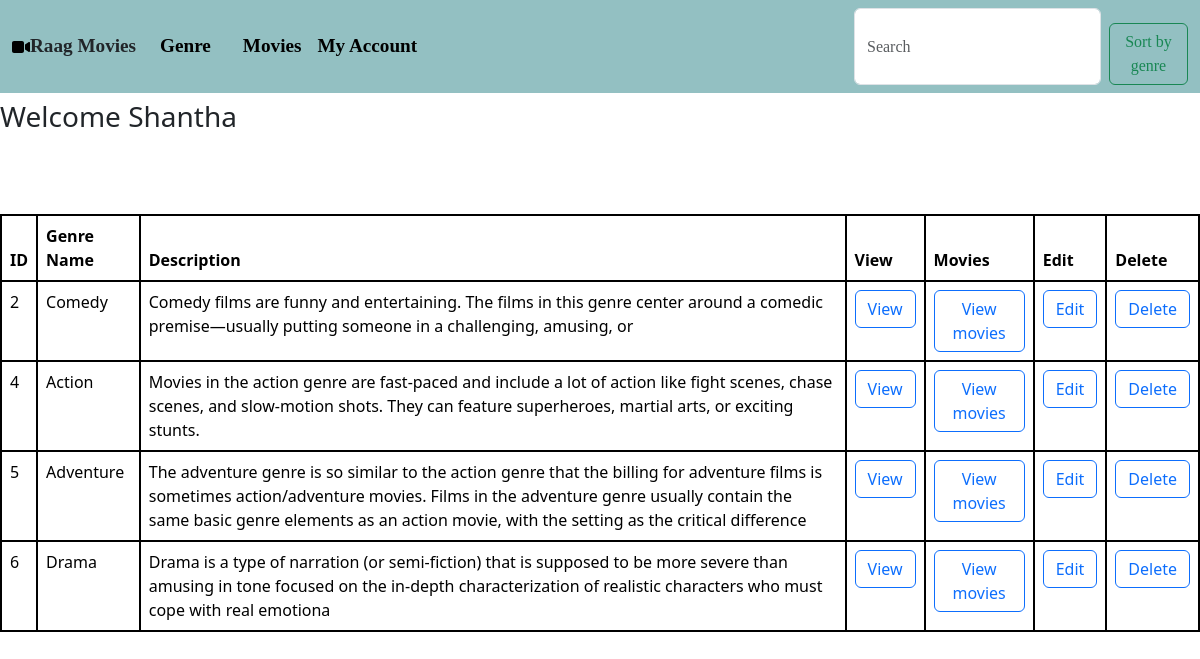
Screenshot of /gtable/ (signed in) with the database file from the repository.
### Myapp/models.py (models this page shows, shortened)
class Genre(models.Model):
    genrename=models.CharField(max_length=20)
    description=models.TextField(max_length=200)

### Myapp/views.py (the view, shortened to what this page needs)
# urls.py: path("gtable/",Genretable.as_view(),name="gtable"),
@method_decorator(Signin,name="dispatch")
class Genretable(View):
    def get(self,request,*args,**kwargs):
        details=Genre.objects.all()
        return render(request,"gtable.html",{"d":details})

### Myapp/views.py (called while the page is built)
def Signin(fn):
    def wrapper(request,*args,**kwargs):
        if request.user.is_authenticated:
            return fn(request, *args, **kwargs)
        else:
            return redirect("Login")
    return wrapper

### Myapp/templates/gtable.html (shortened to what this page needs)
{% extends 'base.html' %}
{% block body %}
{% load static %}
<h3>Welcome {{request.user}}</h3>
<table class="gtable table" action="" method="post">
    <thead>
        <th>ID</th>
        <th>Genre Name</th>
        <th>Description</th>
        <th>View</th>
        <th>Movies</th>
        <th>Edit</th>
        <th>Delete</th>
    </thead>
    {% for i in d %}
    <tr>
        <td>{{i.id}}</td>
        <td>{{i.genrename}}</td>
        <td>{{i.description}}</td>
        <td><a class="btn btn btn-outline-primary" href="{% url 'single' i.id %}">View</a></td>
        <td><a class="btn btn btn-outline-primary" href="{% url 'genremovie' i.id %}">View movies</a></td>
        <td><a class="btn btn btn-outline-primary" href="{% url 'gedit' i.id %}">Edit</a></td>
        <td><a class="btn btn btn-outline-primary" href="{% url 'delete' i.id %}">Delete</a></td>
    </tr>
    {% endfor %}
</table>
{% endblock %}

### Myapp/templates/base.html (shortened to what this page needs)
{% load static %}
<!DOCTYPE html>
<html lang="en">
<head>
    <link rel="stylesheet" href="">
    <link href="https://cdn.jsdelivr.net/npm/bootstrap@5.3.2/dist/css/bootstrap.min.css" rel="stylesheet"
>
    <link rel="stylesheet" href="{% static 'css/style.css/' %}">
</head>
<body>
    <nav class=" nav navbar navbar-expand-lg fixed-top ">
        <div class="container-fluid">
        Raag Movies</a>
          <div class="collapse navbar-collapse" id="navbarSupportedContent">
            <ul class="navbar-nav me-auto mb-2 mb-lg-0">
              <li class="nav-item">
                <a class="nav-link active" href=""></a>
              </li>
              <li class="nav-item dropdown">
                <a class="nav-link active " href="#" id="navbarDropdown" role="button" data-bs-toggle="dropdown" aria-expanded="false">
                 Genre
                </a>
              </li>
              <li class="nav-item">
                <a class="nav-link active" href=""></a>
              </li>
              <li class="nav-item dropdown">
                <a class="nav-link active " href="#" id="navbarDropdown" role="button" data-bs-toggle="dropdown" aria-expanded="false">
                  Movies
                </a>
              </li>
              <li class="nav-item dropdown">
                <a class="nav-link active " href="#" id="navbarDropdown" role="button" data-bs-toggle="dropdown" aria-expanded="false">
                  My Account
                </a>
              </li>
            </ul>
            <form class="d-flex" action="" method="post">
              <input class="form-control me-2" type="search" placeholder="Search" aria-label="Search" name="hi">
              <button class="btn btn-outline-success" type="submit"  >Sort by genre</button>
            </form>
          </div>
        </div>
      </nav>
    {% block body %}
    {% endblock %}
</body>
</html>

### Myapp/static/css/style.css (style rules this page uses)
button { width:100px;margin-top: 15px;font-size: large; font-weight: bold; }
.nav { background-color: rgb(147, 192, 194);font-size: larger;font-weight: bold;font-family: 'Times New Roman', Times, serif; }
h3 { margin-top: 100px; }
.gtable,.mtable,td,th,thead,tr { margin-top: 80px; border:2px black solid; }

### rows the page displays
Genre: id "2", genrename "Comedy", description "Comedy films are funny and entertaining. The films in this genre center around a comedic premise—usually putting someone in a challenging, amusing, or"
Genre: id "4", genrename "Action", description "Movies in the action genre are fast-paced and include a lot of action like fight scenes, chase scenes, and slow-motion shots. They can feature superheroes, martial arts, or exciting stunts."
Genre: id "5", genrename "Adventure", description "The adventure genre is so similar to the action genre that the billing for adventure films is sometimes action/adventure movies. Films in the adventure genre usually contain the same basic genre elements as an action movie, with the setting as the critical difference"
Genre: id "6", genrename "Drama", description "Drama is a type of narration (or semi-fiction) that is supposed to be more severe than amusing in tone focused on the in-depth characterization of realistic characters who must cope with real emotiona"

### other values shown
{{ request.user }} "Shantha"
